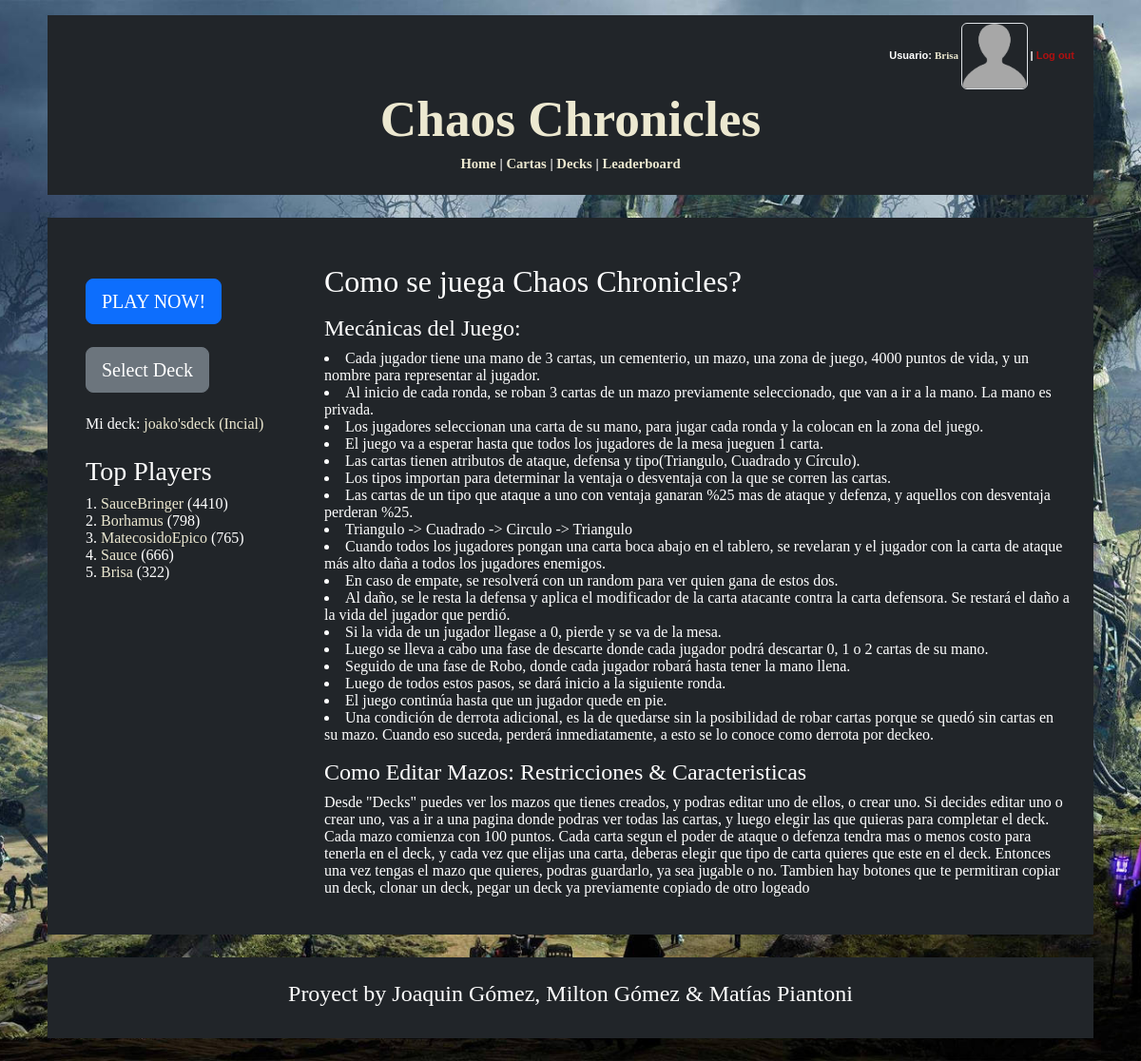
The page / (signed in) on the database as committed earlier.
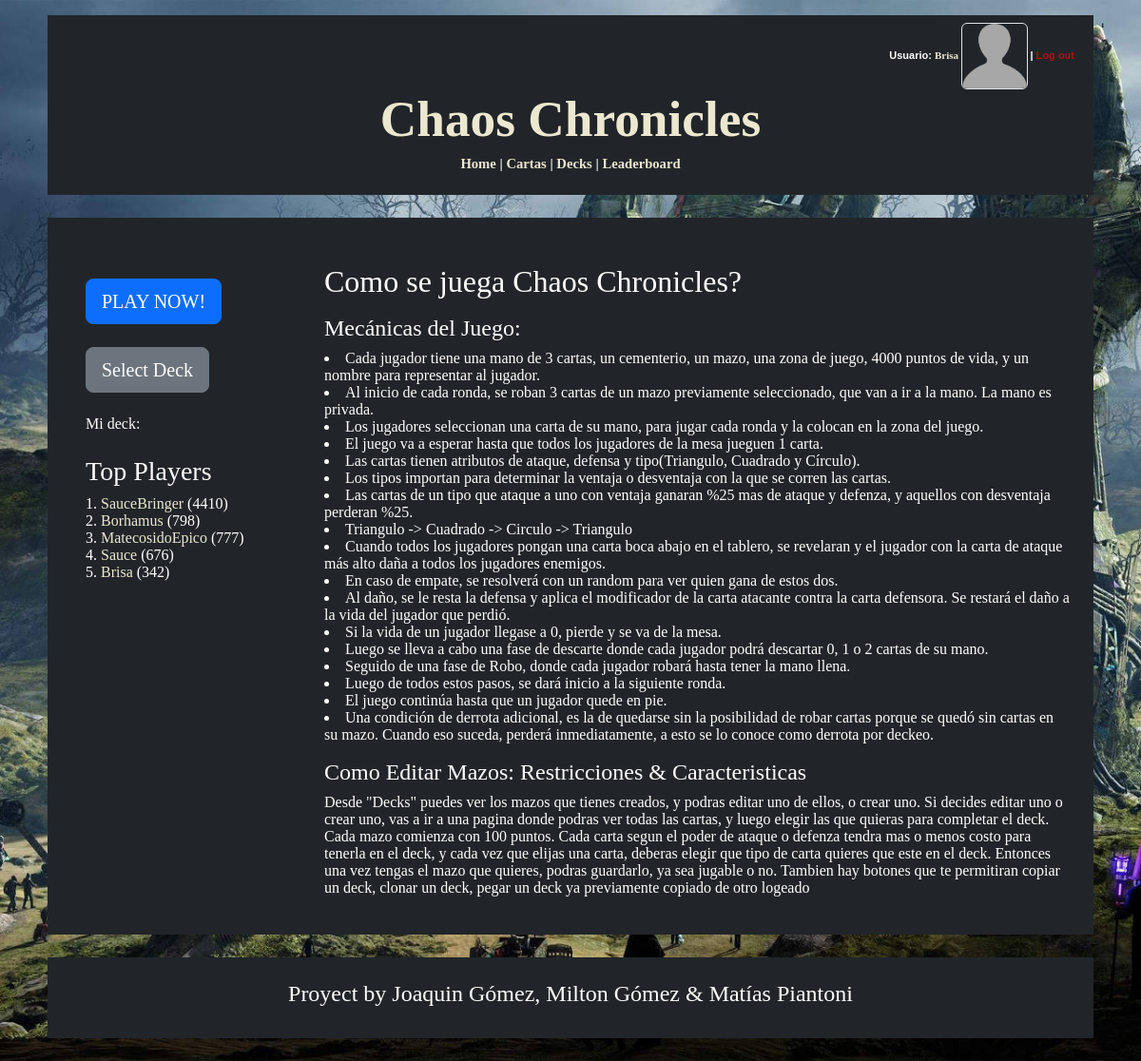
The same page on the database as committed later.
### logica/models.py (models this page shows, shortened)
class Deck(models.Model):
    Titulo = models.CharField(max_length=50)
    CantidadCartas = models.IntegerField(default=0, validators=[MinValueValidator(9), MaxValueValidator(21)])
    CantCirculo = models.SmallIntegerField(default=0)
    CantCuadrado = models.SmallIntegerField(default=0)
    CantTriangulo = models.SmallIntegerField(default=0)
    PartidasGanadas = models.SmallIntegerField(default=0)
    PartidasPerdidas = models.SmallIntegerField(default=0)
    PartidasTotales = models.SmallIntegerField(default=0)
    Winrate = models.DecimalField(max_digits=5, decimal_places=2, default=0.00)
    FechaDeCreacion = models.DateField(auto_now_add=True)
    BackImage = models.ImageField(blank=True, upload_to='backim/')
    Puntos = models.IntegerField(default=100)

class Jugador(AbstractUser):
    ScoreTotal = models.SmallIntegerField(default=0)
    PartidasGanadas = models.IntegerField(default=0)
    PartidasPerdidas = models.IntegerField(default=0)
    Decks = models.ManyToManyField(Deck, blank=True)
    FotoPerfil = models.ImageField(blank=True, upload_to='perfilimages/')
    deck_seleccionado = models.ForeignKey('Deck', on_delete=models.SET_NULL, null=True, blank=True, related_name='jugador_seleccionado')
    def get_absolute_url(self):
        return reverse('user_profile', kwargs={'pk': self.pk})

### logica/views.py (the view)
# urls.py: path('', HomeView.as_view(), name='home'),
class HomeView(TemplateView):
    template_name = 'home.html'
    def get_context_data(self, **kwargs):
        context = super().get_context_data(**kwargs)
        usuario = self.request.user
        context['jugadores']= Jugador.objects.all().order_by('-ScoreTotal')[:5]
        context['deck_seleccionado'] = usuario.deck_seleccionado if hasattr(usuario, 'deck_seleccionado') else None
        return context

### logica/templates/home.html (shortened to what the changed rows need)
{% extends "base_generic.html" %}
{% block content %}
<div class="container mt-4">
    <div class="row">
        <div class="col-sm-3 bg-dark p-4 text-white center-text">
            {% if user.is_authenticated %}
            <div class="mb-4">
                Mi deck:
                {% if deck_seleccionado != Null %}
                <a class = "menu-buttons" href= "{% url 'deck_detail' deck_seleccionado.id %}">{{ deck_seleccionado.Titulo }}</a>
                {% endif %}
            </div>
            {% endif %}
            <div>
                {% if user.is_authenticated %}
                <ul class="list-unstyled">
                    {% for jugador in jugadores %}
                        <li>{{forloop.counter}}. <a class = "menu-buttons" href="{{ jugador.get_absolute_url }}">{{ jugador.username }}</a> ({{ jugador.ScoreTotal }}) </li>
                    {% endfor %}
                {% else %}
                    {% for jugador in jugadores %}
                        <li>{{forloop.counter}}. {{ jugador.username }} ({{ jugador.ScoreTotal }}) </li>
                    {% endfor %}
                {% endif %}
                </ul>
            </div>
        </div>
        <div class="col-sm-9 bg-dark text-white p-2">
            <div class = "Tutorial">
                <h2>Como se juega Chaos Chronicles?</h2>
            </div>
        </div>
    </div>
</div>
{% endblock %}

### logica/templates/base_generic.html (shortened to what this page needs)
<!DOCTYPE html>
<html lang="en">
    <head>
        <link href="https://cdn.jsdelivr.net/npm/bootstrap@5.3.3/dist/css/bootstrap.min.css" rel="stylesheet">
    </head>
    <body>
        <div class = "custom-container p-2 mt-3 bg-dark text-white">
            <div class = "menu">
                <div class = "container-fluid bg-dark text-white">
                    <div class="row">
                        <div class="col-sm-12">
                            <nav>
                                {% if user.is_authenticated %}
                                    <div class = "log-bar">
                                        Usuario: <a href="{{ user.get_absolute_url }}" style="font:bold 11px Georgia" class = "menu-buttons">{{ user.get_username }}
                                        {% if user.FotoPerfil %}
                                            <img src="{{ user.FotoPerfil.url }}" alt="Foto de Perfil" class="rounded" style="height:70px; width:70px;">
                                        {% else %}
                                            <img src="/media/perfilimages/default-profile.png" alt="Foto de Perfil" class="rounded border" style="height:70px; width:70px;">
                                        {% endif %}
                                        </a>
                                        |
                                        <form action="{% url 'logout' %}" method="post" class = "logout-form"> {% csrf_token %}
                                            <button type="submit" class="logout-button">Log out</button>
                                        </form>
                                    </div>
                                {% else %}
                                    <p class = "log-bar"><a class = "menu-buttons" href="{% url 'login' %}">Log in</a> or <a class = "menu-buttons" href="{% url 'register' %}">Register</a></p>
                                {% endif %}
                            </nav>
                        </div>
                    </div>
                </div>
                <div class="row">
                    <div class = "col-sm-12">
                        <h1 class="title"><a href="{% url 'home' %}" class = "menu-buttons">Chaos Chronicles</a></h1>
                    </div>
                </div>
                <div class="row">
                    <div class = "col-sm-12">
                        <nav class = "menu-items">
                            <p>
                                <a href="{% url 'home' %}" class = "menu-buttons"> Home</a> |
                                <a href="{% url 'carta_list' %}" class = "menu-buttons"> Cartas</a>
                                {% if user.is_authenticated %}
                                    |
                                    <a href="{% url 'deck_list' %}" class = "menu-buttons"> Decks</a> |
                                    <a href="{% url 'leaderboard' %}" class = "menu-buttons"> Leaderboard </a>
                                {% endif %}
                            </p>
                        </nav>
                    </div>
                </div>
            </div>
        </div>
        <div class = "custom-container p-3 my-4 bg-dark text-white">
            {% block content %}
            {% endblock %}
        </div>
        <div class = "custom-container p-4 my-4 bg-dark text-white">
            <h4 style = "text-align: center;"> Proyect by Joaquin Gómez, Milton Gómez & Matías Piantoni </h4>
        </div>
    </body>
</html>

Rows that differ between the two databases and show on the page:
no longer on this page (row unchanged): Deck: Titulo "joako'sdeck (Incial)"
changed Jugador "Brisa": ScoreTotal "322" → "342"
changed Jugador "MatecosidoEpico": ScoreTotal "765" → "777"
changed Jugador "Sauce": ScoreTotal "666" → "676"
